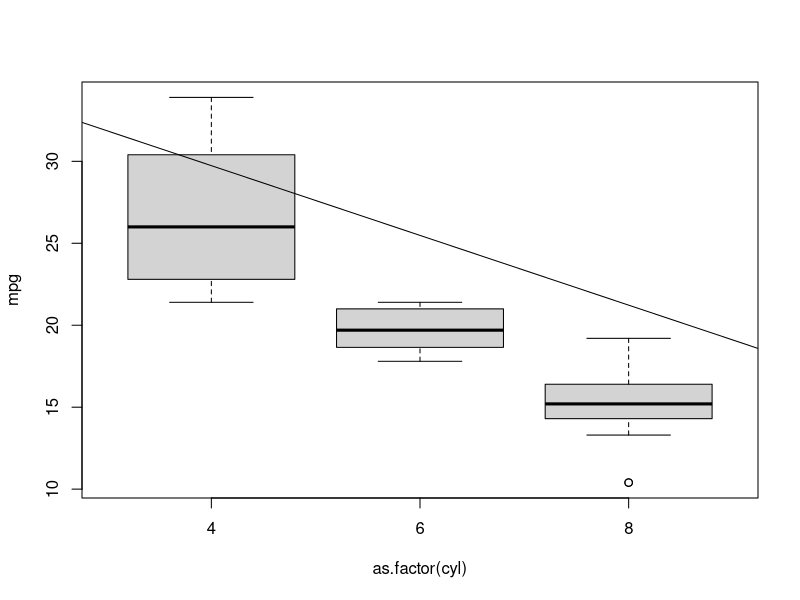
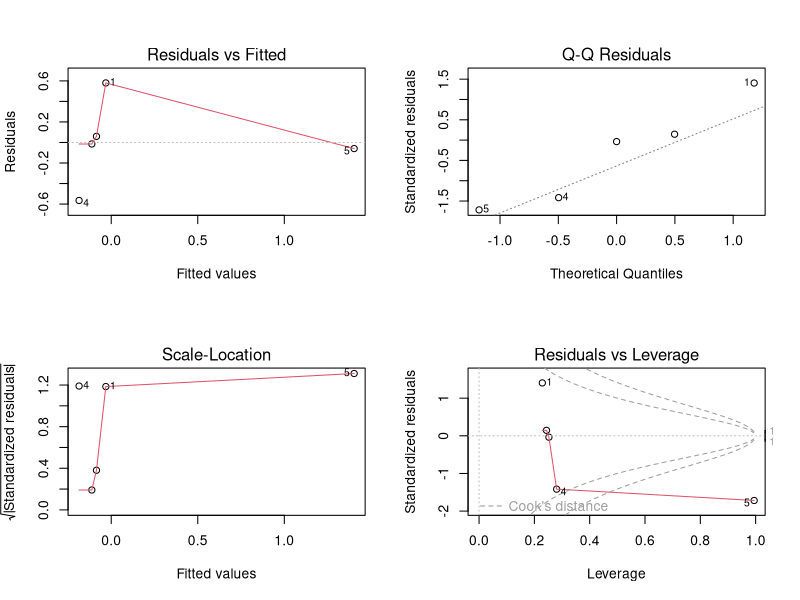
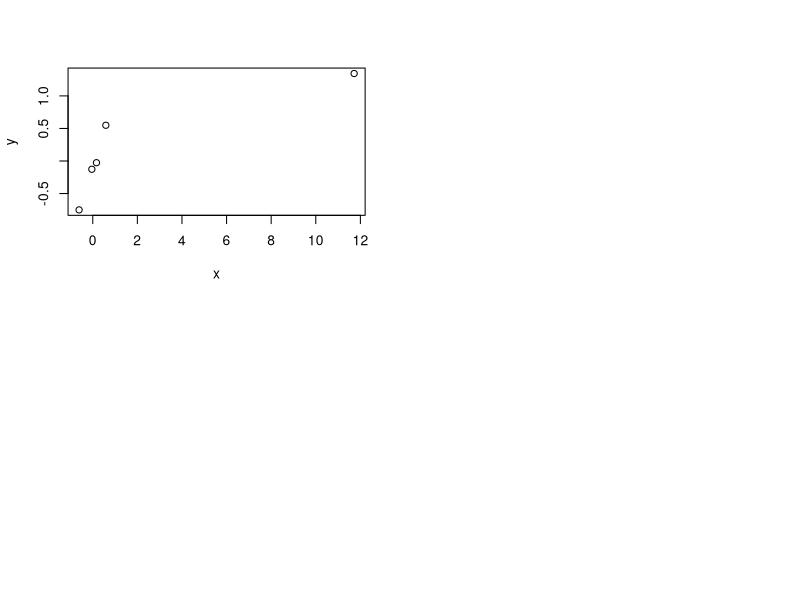

Recreate these plots in R, in order.
##Quiz 3

?influence.measures

#Question 1
data(mtcars)
help(mtcars)

q1 <- lm(mpg ~ as.factor(cyl) + wt, mtcars)
summary(q1)

plot(mpg~as.factor(cyl),mtcars)
abline(q1)


#question 2
 # the adjusted model is q1

q2 <- lm(mpg ~ as.factor(cyl), mtcars)
summary(q2)


#question 3
 # also use q1 model fit
q3 <- lm(mpg ~ as.factor(cyl) * wt, mtcars)
summary(q3)

anova(q1,q3)


#question 4
lm(mpg ~ I(wt * 0.5) + factor(cyl), data = mtcars)
summary(q1)

#question 5
x <- c(0.586, 0.166, -0.042, -0.614, 11.72)
y <- c(0.549, -0.026, -0.127, -0.751, 1.344)
q5 <- lm(y ~ x)
hatvalues(q5)
influence.measures(q5)
par(mfrow =c(2,2))
plot(q5)
plot(y~x)

#q6
x <- c(0.586, 0.166, -0.042, -0.614, 11.72)
y <- c(0.549, -0.026, -0.127, -0.751, 1.344)
influence.measures(lm(y~x))
